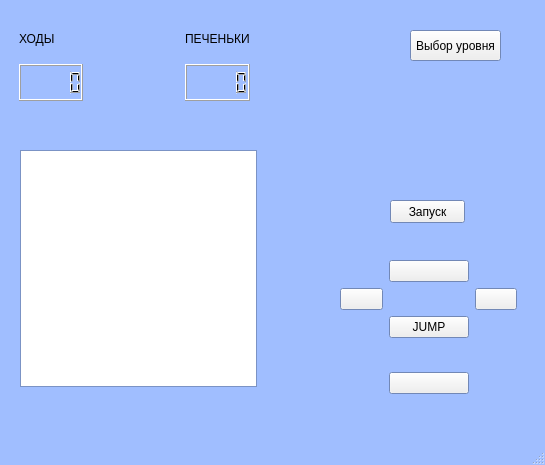
<?xml version="1.0" encoding="UTF-8"?>
<ui version="4.0">
 <class>Level</class>
 <widget class="QMainWindow" name="Level">
  <property name="geometry">
   <rect>
    <x>0</x>
    <y>0</y>
    <width>545</width>
    <height>465</height>
   </rect>
  </property>
  <property name="palette">
   <palette>
    <active>
     <colorrole role="Base">
      <brush brushstyle="SolidPattern">
       <color alpha="255">
        <red>255</red>
        <green>255</green>
        <blue>255</blue>
       </color>
      </brush>
     </colorrole>
     <colorrole role="Window">
      <brush brushstyle="SolidPattern">
       <color alpha="255">
        <red>160</red>
        <green>190</green>
        <blue>255</blue>
       </color>
      </brush>
     </colorrole>
    </active>
    <inactive>
     <colorrole role="Base">
      <brush brushstyle="SolidPattern">
       <color alpha="255">
        <red>255</red>
        <green>255</green>
        <blue>255</blue>
       </color>
      </brush>
     </colorrole>
     <colorrole role="Window">
      <brush brushstyle="SolidPattern">
       <color alpha="255">
        <red>160</red>
        <green>190</green>
        <blue>255</blue>
       </color>
      </brush>
     </colorrole>
    </inactive>
    <disabled>
     <colorrole role="Base">
      <brush brushstyle="SolidPattern">
       <color alpha="255">
        <red>160</red>
        <green>190</green>
        <blue>255</blue>
       </color>
      </brush>
     </colorrole>
     <colorrole role="Window">
      <brush brushstyle="SolidPattern">
       <color alpha="255">
        <red>160</red>
        <green>190</green>
        <blue>255</blue>
       </color>
      </brush>
     </colorrole>
    </disabled>
   </palette>
  </property>
  <property name="windowTitle">
   <string>Cookies: Level 1</string>
  </property>
  <widget class="QWidget" name="centralwidget">
   <widget class="QWidget" name="gridLayoutWidget">
    <property name="geometry">
     <rect>
      <x>340</x>
      <y>260</y>
      <width>177</width>
      <height>134</height>
     </rect>
    </property>
    <layout class="QGridLayout" name="gridLayout">
     <property name="spacing">
      <number>6</number>
     </property>
     <item row="3" column="1">
      <widget class="QPushButton" name="downArrow">
       <property name="text">
        <string/>
       </property>
       <property name="icon">
        <iconset resource="../../images/resource.qrc">
         <normaloff>:/img/downarrow.png</normaloff>:/img/downarrow.png</iconset>
       </property>
       <property name="iconSize">
        <size>
         <width>32</width>
         <height>32</height>
        </size>
       </property>
      </widget>
     </item>
     <item row="0" column="1">
      <widget class="QPushButton" name="upArrow">
       <property name="text">
        <string/>
       </property>
       <property name="icon">
        <iconset resource="../../images/resource.qrc">
         <normaloff>:/uparrow.png</normaloff>:/uparrow.png</iconset>
       </property>
       <property name="iconSize">
        <size>
         <width>32</width>
         <height>32</height>
        </size>
       </property>
      </widget>
     </item>
     <item row="1" column="0">
      <widget class="QPushButton" name="leftArrow">
       <property name="text">
        <string/>
       </property>
       <property name="icon">
        <iconset resource="../../images/resource.qrc">
         <normaloff>:/leftarrow.png</normaloff>:/leftarrow.png</iconset>
       </property>
       <property name="iconSize">
        <size>
         <width>32</width>
         <height>32</height>
        </size>
       </property>
      </widget>
     </item>
     <item row="1" column="2">
      <widget class="QPushButton" name="rightArrow">
       <property name="text">
        <string/>
       </property>
       <property name="icon">
        <iconset resource="../../images/resource.qrc">
         <normaloff>:/rightarrow.png</normaloff>:/rightarrow.png</iconset>
       </property>
       <property name="iconSize">
        <size>
         <width>32</width>
         <height>32</height>
        </size>
       </property>
      </widget>
     </item>
     <item row="1" column="1" rowspan="2">
      <widget class="QPushButton" name="jumpButton">
       <property name="text">
        <string>JUMP</string>
       </property>
      </widget>
     </item>
    </layout>
   </widget>
   <widget class="QWidget" name="gridLayoutWidget_3">
    <property name="geometry">
     <rect>
      <x>19</x>
      <y>20</y>
      <width>231</width>
      <height>81</height>
     </rect>
    </property>
    <layout class="QGridLayout" name="gridLayout_2">
     <item row="0" column="0">
      <widget class="QLabel" name="steps">
       <property name="text">
        <string>ХОДЫ</string>
       </property>
      </widget>
     </item>
     <item row="0" column="2">
      <widget class="QLabel" name="cookies">
       <property name="text">
        <string>ПЕЧЕНЬКИ</string>
       </property>
      </widget>
     </item>
     <item row="0" column="1">
      <spacer name="horizontalSpacer">
       <property name="orientation">
        <enum>Qt::Horizontal</enum>
       </property>
       <property name="sizeHint" stdset="0">
        <size>
         <width>40</width>
         <height>20</height>
        </size>
       </property>
      </spacer>
     </item>
     <item row="1" column="0">
      <widget class="QLCDNumber" name="stepsNumber"/>
     </item>
     <item row="1" column="2">
      <widget class="QLCDNumber" name="cookiesNumber"/>
     </item>
    </layout>
   </widget>
   <widget class="QPushButton" name="backToChoose">
    <property name="geometry">
     <rect>
      <x>410</x>
      <y>30</y>
      <width>91</width>
      <height>31</height>
     </rect>
    </property>
    <property name="text">
     <string>Выбор уровня</string>
    </property>
   </widget>
   <widget class="QGraphicsView" name="graphicsView">
    <property name="geometry">
     <rect>
      <x>20</x>
      <y>150</y>
      <width>237</width>
      <height>237</height>
     </rect>
    </property>
   </widget>
   <widget class="QWidget" name="gridLayoutWidget_2">
    <property name="geometry">
     <rect>
      <x>20</x>
      <y>150</y>
      <width>251</width>
      <height>251</height>
     </rect>
    </property>
    <layout class="QGridLayout" name="fieldLayout">
     <property name="sizeConstraint">
      <enum>QLayout::SetFixedSize</enum>
     </property>
     <property name="spacing">
      <number>0</number>
     </property>
    </layout>
   </widget>
   <widget class="QPushButton" name="startButton">
    <property name="geometry">
     <rect>
      <x>390</x>
      <y>200</y>
      <width>75</width>
      <height>23</height>
     </rect>
    </property>
    <property name="text">
     <string>Запуск</string>
    </property>
   </widget>
  </widget>
  <widget class="QStatusBar" name="statusbar"/>
 </widget>
 <resources>
  <include location="../../images/resource.qrc"/>
  <include location="../../images/resource.qrc"/>
  <include location="../../images/resource.qrc"/>
 </resources>
 <connections/>
</ui>
